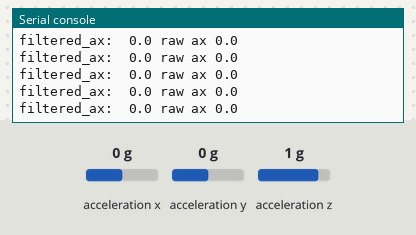
Simulated run of this program. Board: Raspberry Pi Pico running MicroPython. Parts: the last lines printed to the serial console. Inputs (shaded band) come from the test bench; at power-on: acceleration x 0 g, acceleration y 0 g, acceleration z 1 g.

Above: at 1.2 s.
1.3 s: acceleration x set to -1.4 g
At 1.32 s:
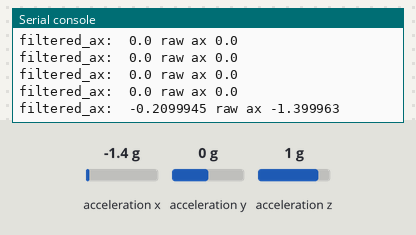
2.8 s: acceleration x set to -0.8 g
At 2.83 s:
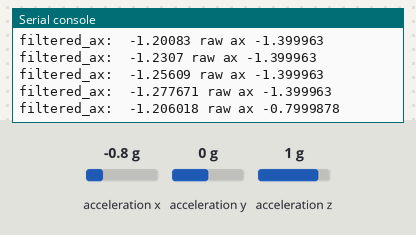
Timing chart, 0 to 5.8 s (numbered marks = the images above; inputs shaded):
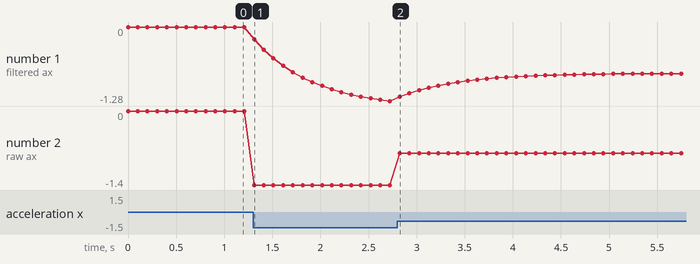

Measured:
- after the input at 1.3 s, the serial console: prints a new line at once (image 1)
- plotted number 1: 0 → -1.28 after the input at 1.3 s
- plotted number 2: 0 → -1.4 after the input at 1.3 s

The program:

mpu6050_lowpass.py
```python
# Connects to an MPU6050 over I2C, reads the accelerometer X axis, applies an exponential low-pass filter, and prints the raw and filtered values at 10 Hz.
#
# Full tutorial: https://shillehtek.com/blogs/news/raspberry-pi-mpu6050-smooth-sensor-data
# Parts used: https://shillehtek.com/products/mpu-6050-pre-soldered-6-dof-accelerometer
#             https://shillehtek.com/products/shillehtek-mpu-6050-module-gy-521-module-unsoldered-version
#             https://shillehtek.com/products/shillehtek-120pcs-multicolored-dupont-wire
# More examples: https://github.com/shillehbean/shillehtek-examples
#

#Native libs
from machine import Pin, I2C
import math
import time
from time import sleep

from imu import MPU6050


i2c = I2C(0, sda=Pin(0), scl=Pin(1), freq=400000)
sensor = MPU6050(i2c)
filtered_ax = 0
alpha = 0.85 # must be between 0 and 1 inclusive


def low_pass_filter(prev_value, new_value):
    return alpha * prev_value + (1 - alpha) * new_value


while True:
    ax_new = sensor.accel.x
    filtered_ax = low_pass_filter(filtered_ax, ax_new)
    print("filtered_ax: ", filtered_ax, "raw ax", ax_new)
    time.sleep(1/10)
```
